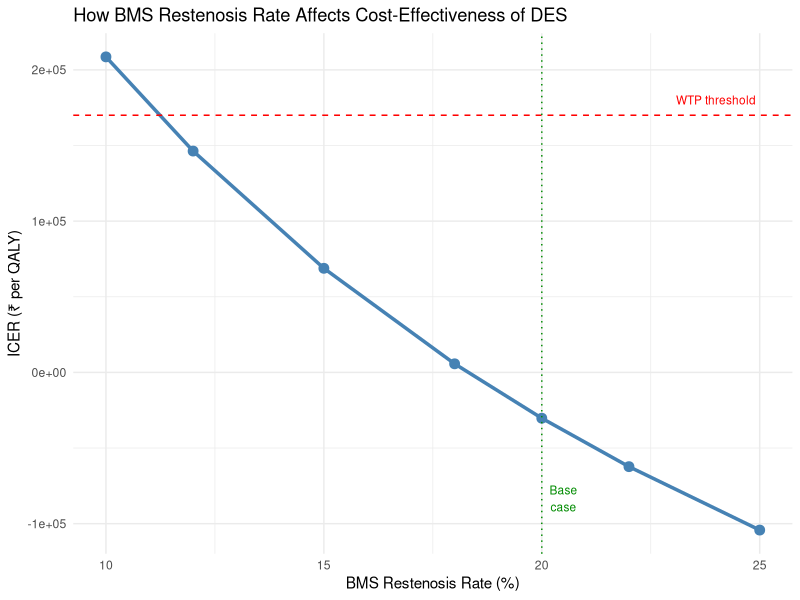
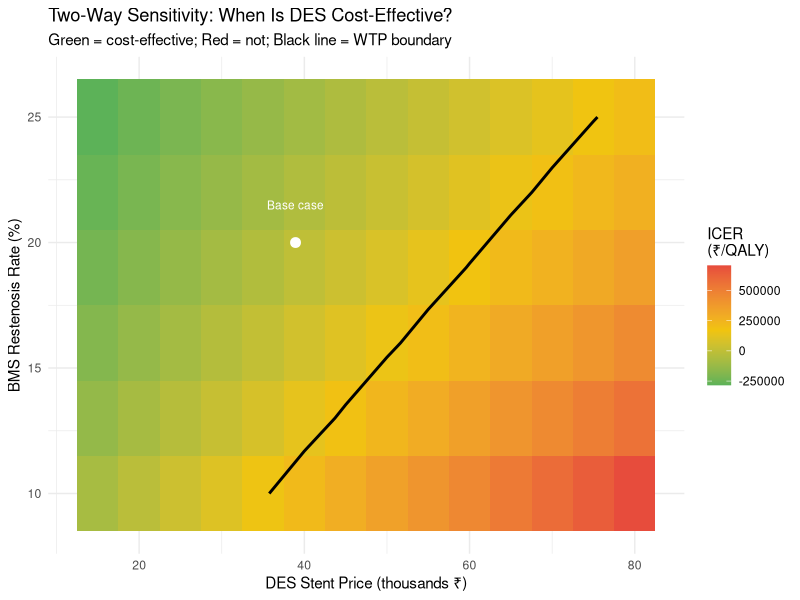

Write the R code that produced these figures, in order.
## ---- chunk 1
#| label: setup
#| echo: false
#| message: false

library(ggplot2)
library(knitr)

# Fixed parameters
n_cohort <- 1000; time_horizon <- 5; discount_rate <- 0.03
p_success_des <- 0.97; p_success_bms <- 0.96
p_mace_des_restenosis <- 0.15; p_mace_bms_restenosis <- 0.25
p_mace_des_no_restenosis <- 0.08; p_mace_bms_no_restenosis <- 0.15
p_mi_given_mace <- 0.70; p_cardiac_death_given_mace <- 0.30
p_cabg_if_restenosis <- 0.20
cost_procedure <- 120000; cost_dapt_des_annual <- 8000
cost_dapt_bms_annual <- 3000; cost_followup_annual <- 5000
cost_repeat_pci <- 180000; cost_cabg <- 250000
cost_mi_management <- 200000; cost_cardiac_death <- 50000

run_model <- function(p_rest_des = 0.08, p_rest_bms = 0.20,
                      c_des = 38933, c_bms = 10693,
                      u_well = 0.85, u_rest = 0.78, u_mi = 0.65) {
  des_s <- n_cohort * p_success_des
  des_r <- des_s * p_rest_des; des_nr <- des_s * (1 - p_rest_des)
  des_mac <- des_r * p_mace_des_restenosis + des_nr * p_mace_des_no_restenosis
  des_m <- des_mac * p_mi_given_mace; des_d <- des_mac * p_cardiac_death_given_mace

  bms_s <- n_cohort * p_success_bms
  bms_r <- bms_s * p_rest_bms; bms_nr <- bms_s * (1 - p_rest_bms)
  bms_mac <- bms_r * p_mace_bms_restenosis + bms_nr * p_mace_bms_no_restenosis
  bms_m <- bms_mac * p_mi_given_mace; bms_d <- bms_mac * p_cardiac_death_given_mace

  df <- sum(1 / (1 + discount_rate)^(0:(time_horizon - 1)))

  tc_des <- des_s * (cost_procedure + c_des) + (n_cohort - des_s) * cost_cabg +
    n_cohort * cost_dapt_des_annual + n_cohort * cost_followup_annual * df +
    des_r * ((1 - p_cabg_if_restenosis) * cost_repeat_pci + p_cabg_if_restenosis * cost_cabg) +
    des_m * cost_mi_management + des_d * cost_cardiac_death

  tc_bms <- bms_s * (cost_procedure + c_bms) + (n_cohort - bms_s) * cost_cabg +
    n_cohort * cost_dapt_bms_annual + n_cohort * cost_followup_annual * df +
    bms_r * ((1 - p_cabg_if_restenosis) * cost_repeat_pci + p_cabg_if_restenosis * cost_cabg) +
    bms_m * cost_mi_management + bms_d * cost_cardiac_death

  tq_des <- (des_nr * (1 - p_mace_des_no_restenosis)) * u_well * time_horizon +
    (des_r * (1 - p_mace_des_restenosis)) * (u_well * 0.5 + u_rest * (time_horizon - 0.5)) +
    des_m * (u_well * 2 + u_mi * 3) + des_d * u_well * (time_horizon / 2) +
    (n_cohort - des_s) * u_rest * time_horizon

  tq_bms <- (bms_nr * (1 - p_mace_bms_no_restenosis)) * u_well * time_horizon +
    (bms_r * (1 - p_mace_bms_restenosis)) * (u_well * 0.5 + u_rest * (time_horizon - 0.5)) +
    bms_m * (u_well * 2 + u_mi * 3) + bms_d * u_well * (time_horizon / 2) +
    (n_cohort - bms_s) * u_rest * time_horizon

  list(cost_des = tc_des, cost_bms = tc_bms, qaly_des = tq_des, qaly_bms = tq_bms,
       inc_cost = tc_des - tc_bms, inc_qaly = tq_des - tq_bms,
       icer = (tc_des - tc_bms) / (tq_des - tq_bms),
       restenosis_des = des_r, restenosis_bms = bms_r,
       mace_des = des_mac, mace_bms = bms_mac)
}
## ---- chunk 2
#| label: task1-sol
#| echo: true

base <- run_model()

kable(data.frame(
  Metric = c("Total cost DES (cohort)", "Total cost BMS (cohort)",
             "Cost per patient DES", "Cost per patient BMS",
             "Total QALYs DES", "Total QALYs BMS",
             "Incremental cost", "Incremental QALYs", "ICER"),
  R_Result = c(
    paste0("₹", format(round(base$cost_des), big.mark = ",")),
    paste0("₹", format(round(base$cost_bms), big.mark = ",")),
    paste0("₹", format(round(base$cost_des / n_cohort), big.mark = ",")),
    paste0("₹", format(round(base$cost_bms / n_cohort), big.mark = ",")),
    round(base$qaly_des, 1),
    round(base$qaly_bms, 1),
    paste0("₹", format(round(base$inc_cost), big.mark = ",")),
    round(base$inc_qaly, 2),
    paste0("₹", format(round(base$icer), big.mark = ","))
  )
), col.names = c("Metric", "R Result"),
  caption = "Base case results — compare these with Excel Results sheet",
  align = c("l", "r"))
## ---- chunk 3
#| label: task2-sol
#| echo: true

result_pre_reg <- run_model(c_des = 120000, c_bms = 45000)
result_current <- run_model()

kable(data.frame(
  Era = c("Pre-regulation (2017)", "Current NPPA (2025)"),
  DES_Price = c("₹1,20,000", "₹38,933"),
  BMS_Price = c("₹45,000", "₹10,693"),
  Inc_Cost = c(paste0("₹", format(round(result_pre_reg$inc_cost), big.mark = ",")),
               paste0("₹", format(round(result_current$inc_cost), big.mark = ","))),
  ICER = c(paste0("₹", format(round(result_pre_reg$icer), big.mark = ",")),
           paste0("₹", format(round(result_current$icer), big.mark = ",")))
), col.names = c("Era", "DES Price", "BMS Price", "Inc. Cost (cohort)", "ICER (₹/QALY)"),
  caption = "Impact of NPPA price regulation",
  align = c("l", "r", "r", "r", "r"))
## ---- chunk 4
#| label: task3-sol
#| echo: true

result_a <- run_model(p_rest_des = 0.03, p_rest_bms = 0.20)
result_b <- run_model(p_rest_des = 0.08, p_rest_bms = 0.10)
result_c <- run_model(p_rest_des = 0.05, p_rest_bms = 0.12)

kable(data.frame(
  Scenario = c("A: DES 3% vs BMS 20% (large gap)",
               "B: DES 8% vs BMS 10% (narrow gap)",
               "C: DES 5% vs BMS 12% (both improve)"),
  Gap = c("17 pp", "2 pp", "7 pp"),
  Restenosis_Avoided = c(
    round(result_a$restenosis_bms - result_a$restenosis_des),
    round(result_b$restenosis_bms - result_b$restenosis_des),
    round(result_c$restenosis_bms - result_c$restenosis_des)
  ),
  ICER = c(paste0("₹", format(round(result_a$icer), big.mark = ",")),
           paste0("₹", format(round(result_b$icer), big.mark = ",")),
           paste0("₹", format(round(result_c$icer), big.mark = ",")))
), col.names = c("Scenario", "Rate Gap", "Restenosis Avoided", "ICER (₹/QALY)"),
  caption = "Cost-effectiveness driven by the restenosis rate gap",
  align = c("l", "c", "r", "r"))
## ---- chunk 5
#| label: task4-sol
#| echo: true

bms_rates <- c(0.10, 0.12, 0.15, 0.18, 0.20, 0.22, 0.25)
results <- sapply(bms_rates, function(r) run_model(p_rest_bms = r)$icer)

fmt_icer <- function(x) {
  ifelse(x < 0,
         paste0("₹", format(round(x), big.mark = ","), " (DOMINANT)"),
         paste0("₹", format(round(x), big.mark = ",")))
}

kable(data.frame(
  BMS_Restenosis = paste0(bms_rates * 100, "%"),
  ICER = sapply(results, fmt_icer),
  CE = ifelse(results < 170000, "Yes", "No")
), col.names = c("BMS Restenosis Rate", "ICER (₹/QALY)", "Cost-effective?"),
  caption = "One-way sensitivity: BMS restenosis rate vs ICER",
  align = c("c", "r", "c"))
## ---- chunk 6
#| label: fig-task4-sol
#| echo: true
#| fig-cap: "One-way sensitivity: BMS restenosis rate"

ggplot(data.frame(Rate = bms_rates * 100, ICER = results),
       aes(x = Rate, y = ICER)) +
  geom_line(colour = "steelblue", linewidth = 1.2) +
  geom_point(colour = "steelblue", size = 3) +
  geom_hline(yintercept = 170000, linetype = "dashed", colour = "red") +
  geom_vline(xintercept = 20, linetype = "dotted", colour = "green4") +
  annotate("text", x = 24, y = 180000, label = "WTP threshold", colour = "red", size = 3) +
  annotate("text", x = 20.5, y = min(results) * 0.8, label = "Base\ncase", colour = "green4", size = 3) +
  labs(x = "BMS Restenosis Rate (%)", y = "ICER (₹ per QALY)",
       title = "How BMS Restenosis Rate Affects Cost-Effectiveness of DES") +
  theme_minimal()
## ---- chunk 7
#| label: task5-sol
#| echo: true
#| fig-cap: "Two-way sensitivity heatmap with cost-effectiveness boundary"

des_prices     <- seq(15000, 80000, by = 5000)
bms_rest_rates <- seq(0.10, 0.25, by = 0.03)

grid <- expand.grid(DES_Price = des_prices, BMS_Restenosis = bms_rest_rates)
grid$ICER <- mapply(function(p, r) run_model(c_des = p, p_rest_bms = r)$icer,
                    grid$DES_Price, grid$BMS_Restenosis)

ggplot(grid, aes(x = DES_Price / 1000, y = BMS_Restenosis * 100, fill = ICER)) +
  geom_tile() +
  scale_fill_gradient2(low = "#27ae60", mid = "#f1c40f", high = "#e74c3c",
                       midpoint = 170000, name = "ICER\n(₹/QALY)") +
  geom_contour(aes(z = ICER), breaks = 170000, colour = "black", linewidth = 1) +
  annotate("point", x = 38.933, y = 20, colour = "white", size = 3) +
  annotate("text", x = 38.933, y = 21.5, label = "Base case", colour = "white", size = 3) +
  labs(x = "DES Stent Price (thousands ₹)",
       y = "BMS Restenosis Rate (%)",
       title = "Two-Way Sensitivity: When Is DES Cost-Effective?",
       subtitle = "Green = cost-effective; Red = not; Black line = WTP boundary") +
  theme_minimal()
